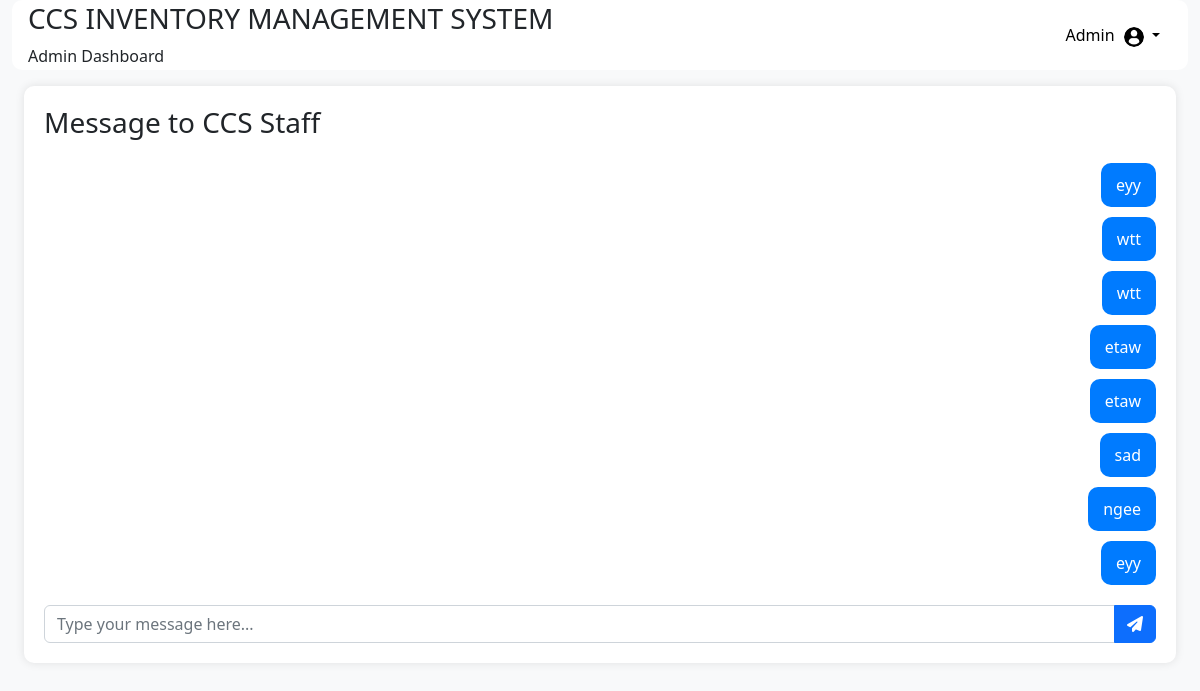
/DashboardAdmin/adminMessaging.php (signed in), run on an earlier commit of the app's database.
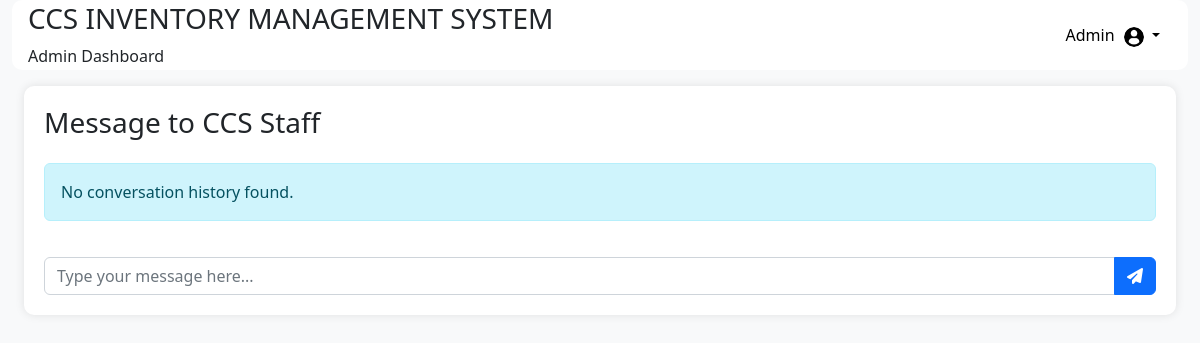
And on a later commit of the database.
### tables this page shows
CREATE TABLE `tblmessages` (
  `id` int(11) NOT NULL,
  `sender_id` int(11) DEFAULT NULL,
  `message` text DEFAULT NULL,
  `timestamp` timestamp NOT NULL DEFAULT current_timestamp(),
  `status` enum('unread','read') DEFAULT 'unread'
);

### DashboardAdmin/adminMessaging.php (the view, shortened to what this page needs)
<?php
include('adminfunctions.php');
$adminId = $_SESSION['admin_id'];
$conversation_query = "SELECT m.message, m.sender_id, m.timestamp, CONCAT(u.fname, ' ', u.lname) AS staff_name
                       FROM tblmessages m
                       INNER JOIN tblusers u ON m.sender_id = u.id
                       WHERE m.sender_id = ? OR m.id IN (SELECT message_id FROM tblmessage_recipients WHERE recipient_id = ?)
                       ORDER BY m.timestamp";
$stmt_conversation = mysqli_prepare($conn, $conversation_query);
if ($stmt_conversation) {
    mysqli_stmt_bind_param($stmt_conversation, "ii", $adminId, $adminId);
    if (mysqli_stmt_execute($stmt_conversation)) {
        $conversation_result = mysqli_stmt_get_result($stmt_conversation);
    } else {
        echo "Error executing conversation query: " . mysqli_error($conn);
    }
} else {
    echo "Statement preparation failed: " . mysqli_error($conn);
}
?>
<!DOCTYPE html>
<html lang="en">
<head>
    <link rel="stylesheet" type="text/css" href="adminstyles.css">
    <link href="https://cdn.jsdelivr.net/npm/bootstrap@5.2.3/dist/css/bootstrap.min.css" rel="stylesheet">
    <link rel="stylesheet" href="https://cdnjs.cloudflare.com/ajax/libs/font-awesome/6.4.0/css/all.min.css">
    <link rel="stylesheet" href="https://cdn.jsdelivr.net/npm/bootstrap@5.2.3/dist/css/bootstrap.min.css">
</head>
<body>
<div class="container-fluid">
        <div class="row">
                <?php include('adminheader.php'); ?>
        </div>
        <div class="row">
            <div class="col-md-12">
                <div class="container-fluid">
                    <div class="message-container">
                        <h3 class="mb-4">Message to CCS Staff</h3>
                        <div class="message-box" id="message-box">
                            <?php
                            if (isset($conversation_result) && mysqli_num_rows($conversation_result) > 0) {
                                while ($conversation_row = mysqli_fetch_assoc($conversation_result)) {
                                    if ($conversation_row['sender_id'] == $adminId) {
                                        echo '<div class="message user-message">';
                                        echo $conversation_row['message'];
                                        echo '</div>';
                                    } else {
                                        echo '<div class="message staff-message">';
                                        echo '<strong>' . $conversation_row['staff_name'] . '</strong>: ' . $conversation_row['message'];
                                        echo '</div>';
                                    }
                                }
                            } else {
                                echo '<div class="alert alert-info" role="alert">No conversation history found.</div>';
                            }
                            ?>
                        </div>
                        <form method="post" action="" class="message-form" id="message-form">
                            <div class="input-group">
                                <input type="text" class="form-control" placeholder="Type your message here..." name="message" required>
                                <button type="submit" class="btn btn-primary"><i class="fas fa-paper-plane"></i></button>
                            </div>
                        </form>
                    </div>
                </div>
            </div>
        </div>
    </div>
    <link href="https://cdn.jsdelivr.net/npm/bootstrap@5.2.3/dist/css/bootstrap.min.css" rel="stylesheet">
    <link rel="stylesheet" href="https://cdnjs.cloudflare.com/ajax/libs/font-awesome/6.4.0/css/all.min.css" />
</body>
</html>

What changed in the data, as far as the page shows it:
removed tblmessages: message "eyy"
removed tblmessages: message "wtt"
removed tblmessages: message "wtt"
removed tblmessages: message "etaw"
removed tblmessages: message "etaw"
removed tblmessages: message "sad"
removed tblmessages: message "ngee"
removed tblmessages: message "eyy"
Also different on the page:
text now shown: "No conversation history found."
